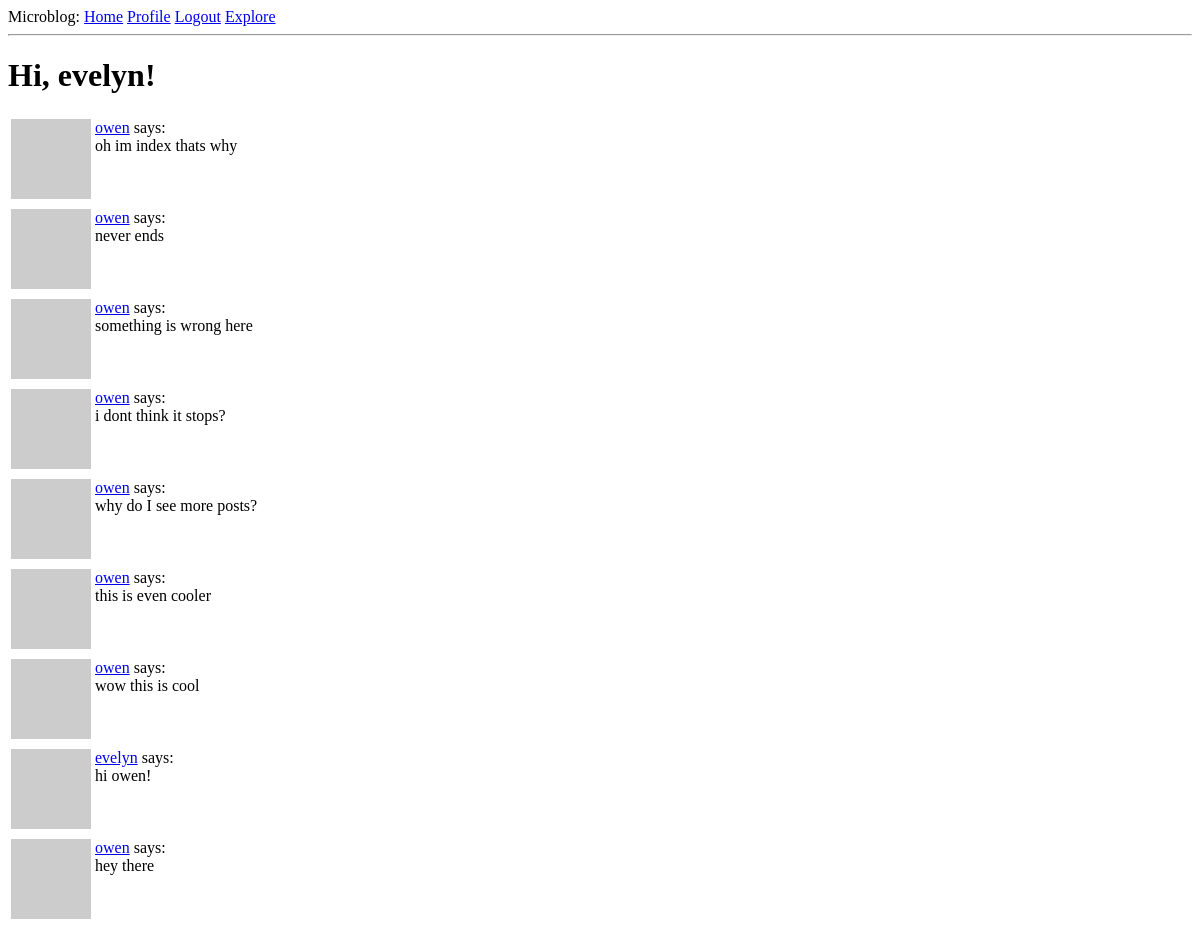
Page /explore (signed in) on the earlier database version.
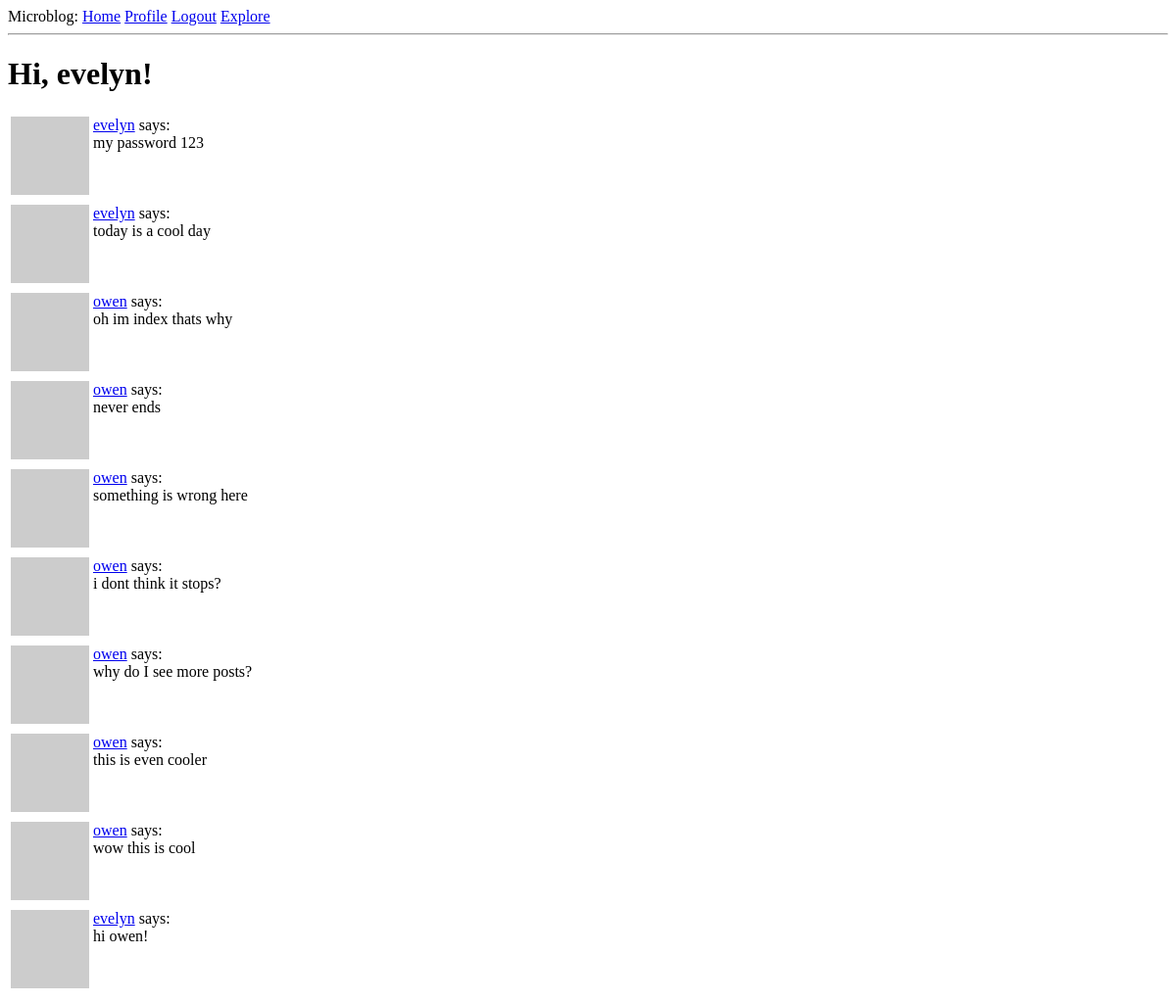
Same page on the later database version.
### app/models.py (models this page shows, shortened)
class Post(db.Model):
    id:         so.Mapped[int] = so.mapped_column(primary_key=True)
    body:       so.Mapped[str] = so.mapped_column(sa.String(140))
    timestamp:  so.Mapped[datetime] = so.mapped_column(index=True, default=lambda: datetime.now(timezone.utc))
    user_id:    so.Mapped[int] = so.mapped_column(sa.ForeignKey(User.id), index=True)
    author:     so.Mapped[User] = so.relationship(back_populates='posts')
    about_me: so.Mapped[Optional[str]] = so.mapped_column(sa.String(140))
    last_seen: so.Mapped[Optional[datetime]] = so.mapped_column(default=lambda: datetime.now(timezone.utc))

class User(UserMixin, db.Model):
    id:             so.Mapped[int] = so.mapped_column(primary_key=True)
    username:       so.Mapped[str] = so.mapped_column(sa.String(64), index=True, unique=True)
    email:          so.Mapped[str] = so.mapped_column(sa.String(120), index=True, unique=True)
    password_hash:  so.Mapped[Optional[str]] = so.mapped_column(sa.String(256))
    posts:          so.WriteOnlyMapped['Post'] = so.relationship(back_populates='author')
    about_me: so.Mapped[Optional[str]] = so.mapped_column(sa.String(140))
    last_seen: so.Mapped[Optional[datetime]] = so.mapped_column(default=lambda: datetime.now(timezone.utc))
    following: so.WriteOnlyMapped['User'] = so.relationship(
        secondary=followers,
        primaryjoin=(followers.c.follower_id == id),
        secondaryjoin=(followers.c.followed_id == id),
        back_populates='followers'
    )
    followers: so.WriteOnlyMapped['User'] = so.relationship(
        secondary=followers,
        primaryjoin=(followers.c.followed_id == id),
        secondaryjoin=(followers.c.follower_id == id),
        back_populates='following'
    )
    def avatar(self, size):
        digest = md5(self.email.lower().encode('utf-8')).hexdigest()
        return f'https://www.gravatar.com/avatar/{digest}?d=identicon&s={size}'

### app/routes.py (the view)
@app.route('/explore')
@login_required
def explore():
	page = request.args.get('page', 1, type=int)
	query = sa.select(Post).order_by(Post.timestamp.desc())
	posts = db.paginate(query, page=page, per_page=app.config['POSTS_PER_PAGE'], error_out=False)
	return render_template('index.html', title='Explore', posts=posts.items)

### app/models.py (called while the page is built)
@login.user_loader
def load_user(id):
    return db.session.get(User, int(id))

### app/routes.py (called while the page is built)
@app.before_request
def before_request():
	if current_user.is_authenticated:
		current_user.last_seen = datetime.now(timezone.utc)
		db.session.commit()

### app/templates/index.html (shortened to what this page needs)
{% extends "base.html" %}
{% block content %}
    <h1>Hi, {{ current_user.username }}!</h1>
    {% for post in posts %}
        {% include '_post.html' %}
    {% endfor %}
{% endblock %}

### app/templates/_post.html
<table>
    <tr valign="top">
        <td><img src="{{ post.author.avatar(36) }}"></td>
        <td>
            <a href="{{ url_for('user', username=post.author.username) }}">{{ post.author.username }}</a> says:<br>
            {{ post.body }}
        </td>
    </tr>
</table>

Differences in the rows shown:
no longer on this page (row unchanged): Post: author.username "owen", body "hey there"
added Post: author.username "evelyn", body "my password 123"
added Post: author.username "evelyn", body "today is a cool day"
